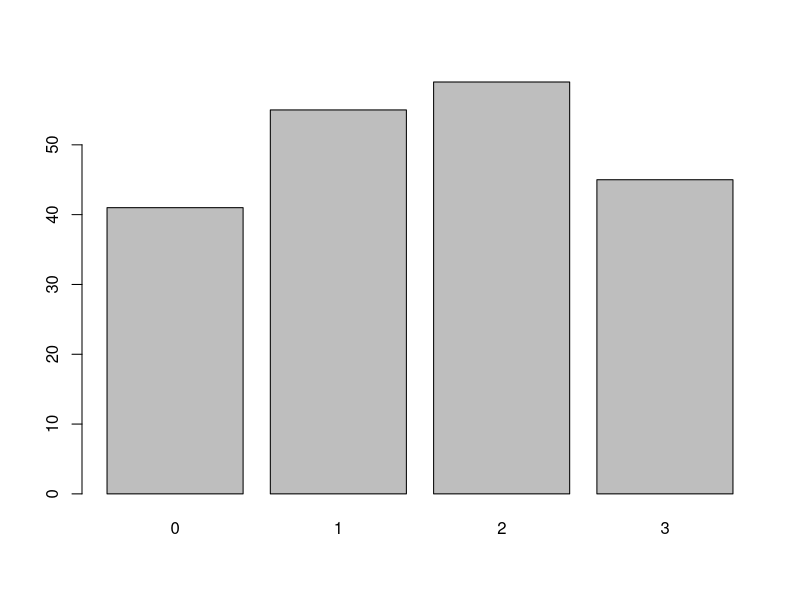

Write the R code that produced this figure.
n <- 200

opcoes_carro <- c(0:3) # <- criei um vetor que vai de 0 ate 3 

# sample cria uma amostragem aleatoria
# -> os parametros são, valor de base pra gerar a amostragem, quantidade de n adicionados 
amostra_qtd_carros <- sample(opcoes_carro, n, replace = TRUE)

barplot(table(amostra_qtd_carros))
